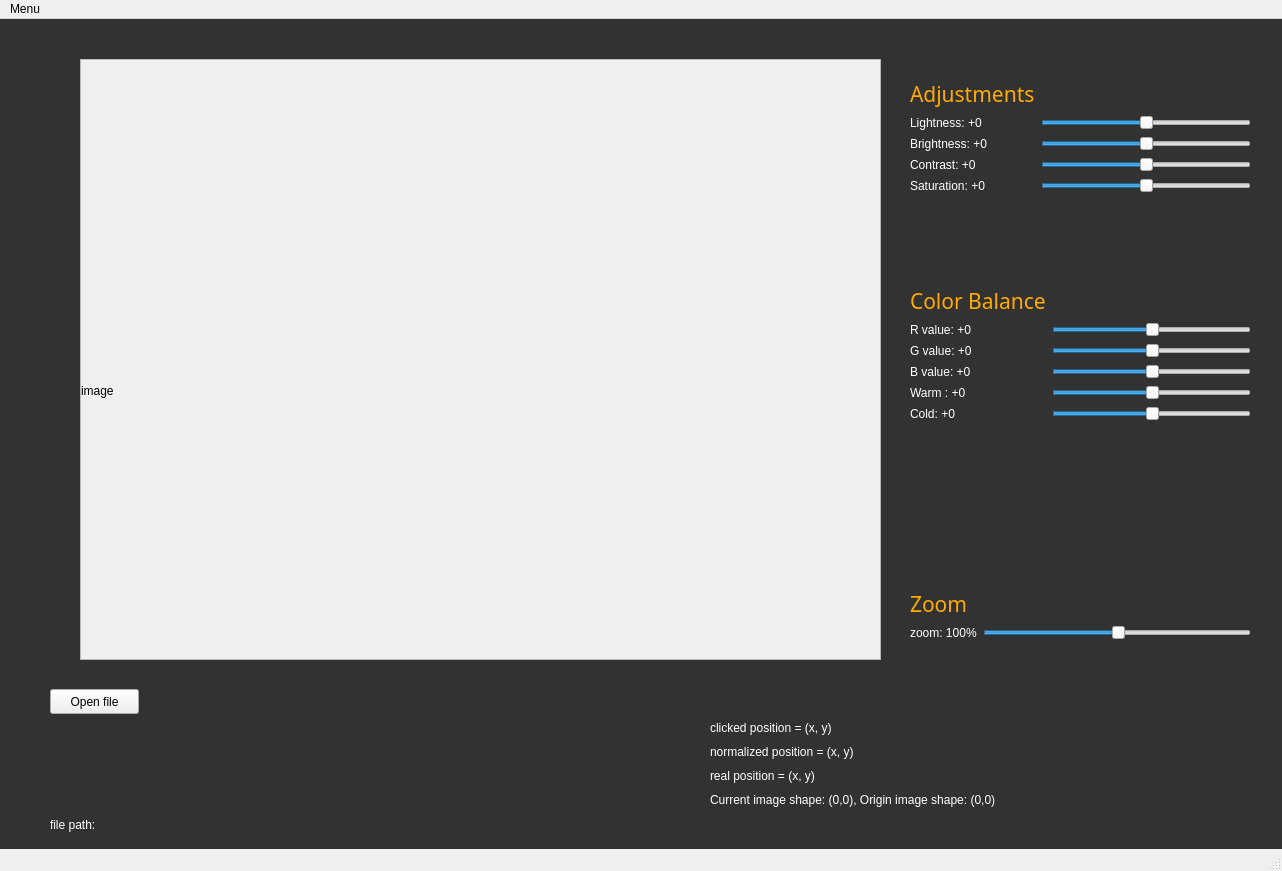
<?xml version="1.0" encoding="UTF-8"?>
<ui version="4.0">
 <class>MainWindow</class>
 <widget class="QMainWindow" name="MainWindow">
  <property name="geometry">
   <rect>
    <x>0</x>
    <y>0</y>
    <width>1282</width>
    <height>871</height>
   </rect>
  </property>
  <property name="windowTitle">
   <string>Photoshop by WongWong</string>
  </property>
  <property name="windowIcon">
   <iconset>
    <normaloff>material/wongwong.png</normaloff>material/wongwong.png</iconset>
  </property>
  <property name="autoFillBackground">
   <bool>true</bool>
  </property>
  <widget class="QWidget" name="centralwidget">
   <widget class="QPushButton" name="btn_open_file">
    <property name="geometry">
     <rect>
      <x>50</x>
      <y>670</y>
      <width>89</width>
      <height>25</height>
     </rect>
    </property>
    <property name="text">
     <string>Open file</string>
    </property>
   </widget>
   <widget class="QWidget" name="verticalLayoutWidget">
    <property name="geometry">
     <rect>
      <x>80</x>
      <y>40</y>
      <width>801</width>
      <height>601</height>
     </rect>
    </property>
    <layout class="QVBoxLayout" name="verticalLayout_2">
     <item>
      <widget class="QScrollArea" name="scrollArea">
       <property name="widgetResizable">
        <bool>true</bool>
       </property>
       <widget class="QWidget" name="scrollAreaWidgetContents">
        <property name="geometry">
         <rect>
          <x>0</x>
          <y>0</y>
          <width>797</width>
          <height>597</height>
         </rect>
        </property>
        <widget class="QLabel" name="label_img">
         <property name="geometry">
          <rect>
           <x>0</x>
           <y>0</y>
           <width>851</width>
           <height>661</height>
          </rect>
         </property>
         <property name="text">
          <string>image</string>
         </property>
        </widget>
       </widget>
      </widget>
     </item>
    </layout>
   </widget>
   <widget class="QLabel" name="Logo">
    <property name="geometry">
     <rect>
      <x>1120</x>
      <y>660</y>
      <width>150</width>
      <height>150</height>
     </rect>
    </property>
    <property name="text">
     <string/>
    </property>
    <property name="pixmap">
     <pixmap>demo_materials/wongwong.png</pixmap>
    </property>
    <property name="scaledContents">
     <bool>true</bool>
    </property>
   </widget>
   <widget class="QLabel" name="label_filepath">
    <property name="geometry">
     <rect>
      <x>50</x>
      <y>770</y>
      <width>841</width>
      <height>71</height>
     </rect>
    </property>
    <property name="styleSheet">
     <string notr="true">color:rgb(255, 255, 255);</string>
    </property>
    <property name="text">
     <string>file path:</string>
    </property>
   </widget>
   <widget class="QWidget" name="verticalLayoutWidget_2">
    <property name="geometry">
     <rect>
      <x>910</x>
      <y>60</y>
      <width>341</width>
      <height>174</height>
     </rect>
    </property>
    <layout class="QVBoxLayout" name="verticalLayout_3">
     <item>
      <layout class="QFormLayout" name="formLayout">
       <item row="0" column="0">
        <widget class="QLabel" name="Adjustments">
         <property name="font">
          <font>
           <family>Arial Black</family>
           <pointsize>16</pointsize>
          </font>
         </property>
         <property name="styleSheet">
          <string notr="true">color:rgb(255, 170, 0);</string>
         </property>
         <property name="text">
          <string>Adjustments</string>
         </property>
        </widget>
       </item>
       <item row="1" column="0">
        <widget class="QLabel" name="label_lightness">
         <property name="styleSheet">
          <string notr="true">color:rgb(255, 255, 255);</string>
         </property>
         <property name="text">
          <string>Lightness: +0</string>
         </property>
        </widget>
       </item>
       <item row="1" column="1">
        <widget class="QSlider" name="slider_lightness">
         <property name="value">
          <number>50</number>
         </property>
         <property name="orientation">
          <enum>Qt::Horizontal</enum>
         </property>
        </widget>
       </item>
       <item row="2" column="0">
        <widget class="QLabel" name="label_brightness">
         <property name="autoFillBackground">
          <bool>false</bool>
         </property>
         <property name="styleSheet">
          <string notr="true">color:rgb(255, 255, 255);</string>
         </property>
         <property name="text">
          <string>Brightness: +0</string>
         </property>
        </widget>
       </item>
       <item row="2" column="1">
        <widget class="QSlider" name="slider_brightness">
         <property name="value">
          <number>50</number>
         </property>
         <property name="orientation">
          <enum>Qt::Horizontal</enum>
         </property>
        </widget>
       </item>
       <item row="3" column="0">
        <widget class="QLabel" name="label_contrast">
         <property name="styleSheet">
          <string notr="true">color:rgb(255, 255, 255);</string>
         </property>
         <property name="text">
          <string>Contrast: +0</string>
         </property>
        </widget>
       </item>
       <item row="3" column="1">
        <widget class="QSlider" name="slider_contrast">
         <property name="value">
          <number>50</number>
         </property>
         <property name="orientation">
          <enum>Qt::Horizontal</enum>
         </property>
        </widget>
       </item>
       <item row="4" column="0">
        <widget class="QLabel" name="label_saturation">
         <property name="styleSheet">
          <string notr="true">color:rgb(255, 255, 255);</string>
         </property>
         <property name="text">
          <string>Saturation: +0</string>
         </property>
        </widget>
       </item>
       <item row="4" column="1">
        <widget class="QSlider" name="slider_saturation">
         <property name="value">
          <number>50</number>
         </property>
         <property name="orientation">
          <enum>Qt::Horizontal</enum>
         </property>
        </widget>
       </item>
      </layout>
     </item>
    </layout>
   </widget>
   <widget class="QWidget" name="verticalLayoutWidget_3">
    <property name="geometry">
     <rect>
      <x>910</x>
      <y>267</y>
      <width>341</width>
      <height>197</height>
     </rect>
    </property>
    <layout class="QVBoxLayout" name="verticalLayout_4">
     <item>
      <layout class="QFormLayout" name="formLayout_2">
       <item row="1" column="1">
        <widget class="QSlider" name="slider_Rvalue">
         <property name="value">
          <number>50</number>
         </property>
         <property name="orientation">
          <enum>Qt::Horizontal</enum>
         </property>
        </widget>
       </item>
       <item row="2" column="0">
        <widget class="QLabel" name="label_Gvalue">
         <property name="styleSheet">
          <string notr="true">color:rgb(255, 255, 255);</string>
         </property>
         <property name="text">
          <string>G value: +0</string>
         </property>
        </widget>
       </item>
       <item row="2" column="1">
        <widget class="QSlider" name="slider_Gvalue">
         <property name="value">
          <number>50</number>
         </property>
         <property name="orientation">
          <enum>Qt::Horizontal</enum>
         </property>
        </widget>
       </item>
       <item row="3" column="0">
        <widget class="QLabel" name="label_Bvalue">
         <property name="styleSheet">
          <string notr="true">color:rgb(255, 255, 255);</string>
         </property>
         <property name="text">
          <string>B value: +0</string>
         </property>
        </widget>
       </item>
       <item row="3" column="1">
        <widget class="QSlider" name="slider_Bvalue">
         <property name="value">
          <number>50</number>
         </property>
         <property name="orientation">
          <enum>Qt::Horizontal</enum>
         </property>
        </widget>
       </item>
       <item row="4" column="0">
        <widget class="QLabel" name="label_warm">
         <property name="styleSheet">
          <string notr="true">color:rgb(255, 255, 255);</string>
         </property>
         <property name="text">
          <string>Warm : +0</string>
         </property>
        </widget>
       </item>
       <item row="4" column="1">
        <widget class="QSlider" name="slider_warm">
         <property name="value">
          <number>50</number>
         </property>
         <property name="orientation">
          <enum>Qt::Horizontal</enum>
         </property>
        </widget>
       </item>
       <item row="5" column="0">
        <widget class="QLabel" name="label_cold">
         <property name="styleSheet">
          <string notr="true">color:rgb(255, 255, 255);</string>
         </property>
         <property name="text">
          <string>Cold: +0</string>
         </property>
        </widget>
       </item>
       <item row="5" column="1">
        <widget class="QSlider" name="slider_cold">
         <property name="value">
          <number>50</number>
         </property>
         <property name="orientation">
          <enum>Qt::Horizontal</enum>
         </property>
        </widget>
       </item>
       <item row="1" column="0">
        <widget class="QLabel" name="label_Rvalue">
         <property name="styleSheet">
          <string notr="true">color:rgb(255, 255, 255);</string>
         </property>
         <property name="text">
          <string>R value: +0</string>
         </property>
        </widget>
       </item>
       <item row="0" column="0">
        <widget class="QLabel" name="ColorBalance">
         <property name="font">
          <font>
           <family>Arial Black</family>
           <pointsize>16</pointsize>
          </font>
         </property>
         <property name="autoFillBackground">
          <bool>false</bool>
         </property>
         <property name="styleSheet">
          <string notr="true">color:rgb(255, 170, 0);</string>
         </property>
         <property name="text">
          <string>Color Balance</string>
         </property>
        </widget>
       </item>
      </layout>
     </item>
    </layout>
   </widget>
   <widget class="QLabel" name="Background">
    <property name="geometry">
     <rect>
      <x>0</x>
      <y>0</y>
      <width>2000</width>
      <height>2000</height>
     </rect>
    </property>
    <property name="maximumSize">
     <size>
      <width>2000</width>
      <height>2000</height>
     </size>
    </property>
    <property name="autoFillBackground">
     <bool>false</bool>
    </property>
    <property name="styleSheet">
     <string notr="true">background-color:rgb(50, 50,50); color:rgb(255, 170, 0);</string>
    </property>
    <property name="text">
     <string/>
    </property>
   </widget>
   <widget class="QWidget" name="layoutWidget">
    <property name="geometry">
     <rect>
      <x>910</x>
      <y>570</y>
      <width>341</width>
      <height>71</height>
     </rect>
    </property>
    <layout class="QFormLayout" name="formLayout_3">
     <item row="0" column="0">
      <widget class="QLabel" name="Zoom">
       <property name="font">
        <font>
         <family>Arial Black</family>
         <pointsize>16</pointsize>
        </font>
       </property>
       <property name="autoFillBackground">
        <bool>false</bool>
       </property>
       <property name="styleSheet">
        <string notr="true">color:rgb(255, 170, 0);</string>
       </property>
       <property name="text">
        <string>Zoom</string>
       </property>
      </widget>
     </item>
     <item row="1" column="0">
      <widget class="QLabel" name="label_zoom">
       <property name="styleSheet">
        <string notr="true">color:rgb(255, 255, 255);</string>
       </property>
       <property name="text">
        <string>zoom: 100%</string>
       </property>
      </widget>
     </item>
     <item row="1" column="1">
      <widget class="QSlider" name="slider_zoom">
       <property name="value">
        <number>50</number>
       </property>
       <property name="orientation">
        <enum>Qt::Horizontal</enum>
       </property>
      </widget>
     </item>
    </layout>
   </widget>
   <widget class="QWidget" name="verticalLayoutWidget_4">
    <property name="geometry">
     <rect>
      <x>710</x>
      <y>700</y>
      <width>421</width>
      <height>90</height>
     </rect>
    </property>
    <layout class="QVBoxLayout" name="verticalLayout">
     <item>
      <widget class="QLabel" name="label_click_pos">
       <property name="styleSheet">
        <string notr="true">color:rgb(255, 255, 255);</string>
       </property>
       <property name="text">
        <string>clicked position = (x, y)</string>
       </property>
      </widget>
     </item>
     <item>
      <widget class="QLabel" name="label_norm_pos">
       <property name="styleSheet">
        <string notr="true">color:rgb(255, 255, 255);</string>
       </property>
       <property name="text">
        <string>normalized position = (x, y)</string>
       </property>
      </widget>
     </item>
     <item>
      <widget class="QLabel" name="label_real_pos">
       <property name="styleSheet">
        <string notr="true">color:rgb(255, 255, 255);</string>
       </property>
       <property name="text">
        <string>real position = (x, y)</string>
       </property>
      </widget>
     </item>
     <item>
      <widget class="QLabel" name="label_img_shape">
       <property name="styleSheet">
        <string notr="true">color:rgb(255, 255, 255);</string>
       </property>
       <property name="text">
        <string>Current image shape: (0,0), Origin image shape: (0,0)</string>
       </property>
      </widget>
     </item>
    </layout>
   </widget>
   <zorder>Background</zorder>
   <zorder>btn_open_file</zorder>
   <zorder>verticalLayoutWidget</zorder>
   <zorder>Logo</zorder>
   <zorder>label_filepath</zorder>
   <zorder>verticalLayoutWidget_2</zorder>
   <zorder>verticalLayoutWidget_3</zorder>
   <zorder>layoutWidget</zorder>
   <zorder>verticalLayoutWidget_4</zorder>
  </widget>
  <widget class="QMenuBar" name="menubar">
   <property name="geometry">
    <rect>
     <x>0</x>
     <y>0</y>
     <width>1282</width>
     <height>24</height>
    </rect>
   </property>
   <widget class="QMenu" name="menuMenu">
    <property name="title">
     <string>Menu</string>
    </property>
    <addaction name="actionOpenfile"/>
   </widget>
   <addaction name="menuMenu"/>
  </widget>
  <widget class="QStatusBar" name="statusbar"/>
  <action name="actionOpenfile">
   <property name="text">
    <string>Openfile</string>
   </property>
  </action>
 </widget>
 <resources/>
 <connections/>
</ui>
